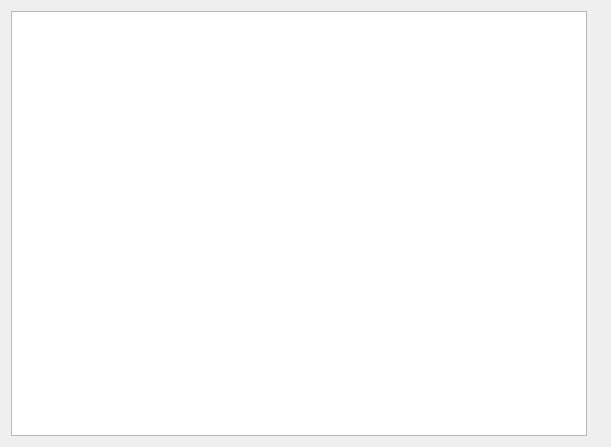
<?xml version="1.0" encoding="UTF-8"?>
<ui version="4.0">
 <class>Dialog</class>
 <widget class="QDialog" name="Dialog">
  <property name="geometry">
   <rect>
    <x>0</x>
    <y>0</y>
    <width>611</width>
    <height>447</height>
   </rect>
  </property>
  <property name="windowTitle">
   <string>Dialog</string>
  </property>
  <layout class="QGridLayout" name="gridLayout">
   <item row="0" column="1" colspan="2">
    <widget class="QLabel" name="label">
     <property name="text">
      <string/>
     </property>
    </widget>
   </item>
   <item row="0" column="0">
    <widget class="QGraphicsView" name="graphicsView"/>
   </item>
  </layout>
 </widget>
 <resources/>
 <connections/>
</ui>
